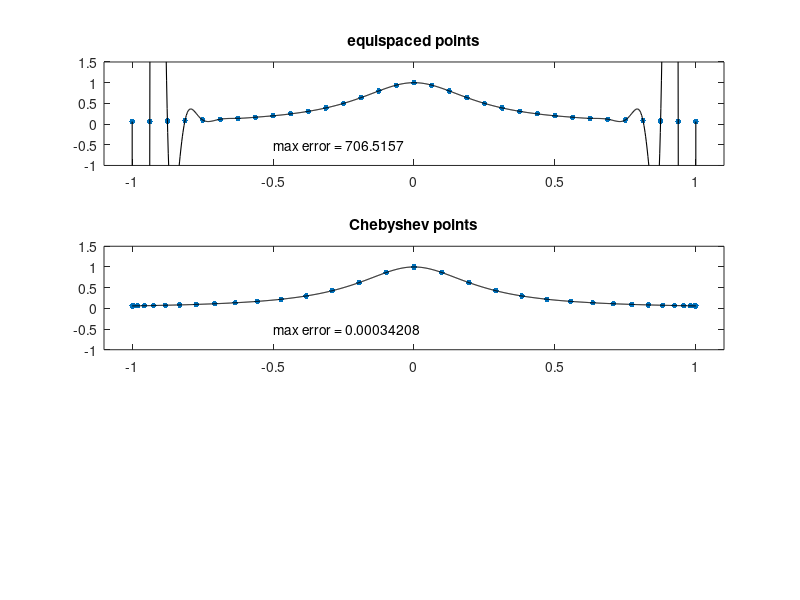

Write MATLAB code to recreate this figure. (Note: this script raises an error after producing the figure.)
%P9  polynomial interpolation in equispaced and Chebyshev points

N = 32;
xx = linspace(-1, 1, 1001);
clf
for i = 1:3
    if i == 1
        s = 'equispaced points';
        x = -1 + 2*(0:N)/N;
    end
    if i == 2
        s = 'Chebyshev points';
        x = cos(pi*(0:N)/N);
    end
    if i == 3
        s = 'Gauss points';
        [x, ~] = lgwt(N-1, -1, 1);
        x = transpose(x(:));
        x = [-1, x, 1]; %#ok<AGROW>
    end
    subplot(3,1,i)
    u = 1./(1 + 16*x.^2);
    v = 1./(1 + 16*xx.^2);
    
    % One way to construct the Lagrange interpolation is to use polyfit.
%     p = polyfit(x, u, N);           % interpolation
%     q = polyval(p, y);              % evaluation of interpolant
    
    %-----------------------------------------------------
    % However, the polyfit requires inverse to obtain the polynomial
    % coefficients. When N is quite large, the polyfit ends up with
    % computing an inverse of a badly-condition matrix eventhough that
    % matrix is completely invertible. Another alternative is to construct
    % the Lagrange interpolation explicitly as follows.
    shape_val = ones(length(u), length(xx));
    for j = 1: length(u)
        for k = setdiff(1:length(u), j)
            shape_val(j, :) = shape_val(j, :) .* (xx - x(k)) ./ (x(j) - x(k));
        end
    end
    
    % Then we can compute the interpolation at coordinate vector y as
    q = u * shape_val;        % u MUST be a row vector.
    
    plot(x, u, '.', 'markersize', 13)
    line(xx, q, 'linewidth', 0.8, 'color','k');
    if (i == 1)
        axis([-1.1, 1.1, -5, 10])
    end
    axis([-1.1 1.1 -1 1.5]), title(s)
    error = norm(v - q, inf);
    text(-0.5, -0.5, ['max error = ', num2str(error)]);
end